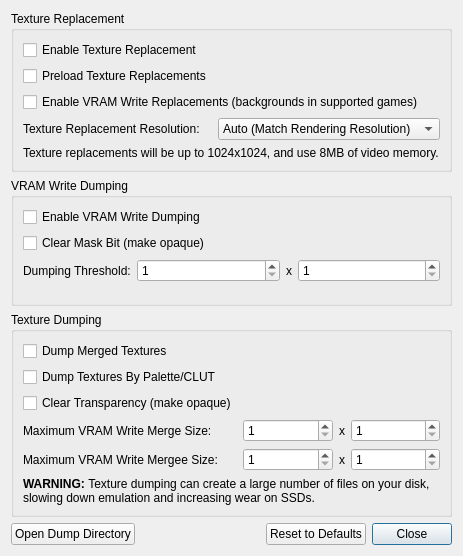
<?xml version="1.0" encoding="UTF-8"?>
<ui version="4.0">
 <class>TextureReplacementSettingsDialog</class>
 <widget class="QDialog" name="TextureReplacementSettingsDialog">
  <property name="windowModality">
   <enum>Qt::WindowModal</enum>
  </property>
  <property name="geometry">
   <rect>
    <x>0</x>
    <y>0</y>
    <width>442</width>
    <height>556</height>
   </rect>
  </property>
  <property name="sizePolicy">
   <sizepolicy hsizetype="Minimum" vsizetype="Minimum">
    <horstretch>0</horstretch>
    <verstretch>0</verstretch>
   </sizepolicy>
  </property>
  <property name="windowTitle">
   <string>Texture Replacement Settings</string>
  </property>
  <property name="windowIcon">
   <iconset resource="resources/resources.qrc">
    <normaloff>:/icons/applications-system.png</normaloff>:/icons/applications-system.png</iconset>
  </property>
  <layout class="QVBoxLayout" name="verticalLayout">
   <item>
    <widget class="QGroupBox" name="groupBox">
     <property name="title">
      <string>Texture Replacement</string>
     </property>
     <layout class="QFormLayout" name="formLayout">
      <item row="0" column="0">
       <widget class="QCheckBox" name="enableTextureReplacement">
        <property name="text">
         <string>Enable Texture Replacement</string>
        </property>
       </widget>
      </item>
      <item row="1" column="0">
       <widget class="QCheckBox" name="preloadTextureReplacements">
        <property name="text">
         <string>Preload Texture Replacements</string>
        </property>
       </widget>
      </item>
      <item row="2" column="0" colspan="2">
       <widget class="QCheckBox" name="enableVRAMWriteReplacement">
        <property name="text">
         <string>Enable VRAM Write Replacements (backgrounds in supported games)</string>
        </property>
       </widget>
      </item>
      <item row="3" column="0">
       <widget class="QLabel" name="label">
        <property name="text">
         <string>Texture Replacement Resolution:</string>
        </property>
       </widget>
      </item>
      <item row="3" column="1">
       <widget class="QComboBox" name="textureReplacementScale">
        <item>
         <property name="text">
          <string>Auto (Match Rendering Resolution)</string>
         </property>
        </item>
        <item>
         <property name="text">
          <string>1x (256x256)</string>
         </property>
        </item>
        <item>
         <property name="text">
          <string>2x (512x512)</string>
         </property>
        </item>
        <item>
         <property name="text">
          <string>3x (768x768)</string>
         </property>
        </item>
        <item>
         <property name="text">
          <string>4x (1024x1024)</string>
         </property>
        </item>
        <item>
         <property name="text">
          <string>5x (1280x1280)</string>
         </property>
        </item>
        <item>
         <property name="text">
          <string>6x (1536x1536)</string>
         </property>
        </item>
        <item>
         <property name="text">
          <string>7x (1792x1792)</string>
         </property>
        </item>
        <item>
         <property name="text">
          <string>8x (2048x2048)</string>
         </property>
        </item>
        <item>
         <property name="text">
          <string>9x (2304x2304)</string>
         </property>
        </item>
        <item>
         <property name="text">
          <string>10x (2560x2560)</string>
         </property>
        </item>
       </widget>
      </item>
      <item row="4" column="0" colspan="2">
       <widget class="QLabel" name="vramUsage">
        <property name="text">
         <string>Texture replacements will be up to 1024x1024, and use 8MB of video memory.</string>
        </property>
        <property name="wordWrap">
         <bool>true</bool>
        </property>
       </widget>
      </item>
     </layout>
    </widget>
   </item>
   <item>
    <widget class="QGroupBox" name="groupBox_2">
     <property name="title">
      <string>VRAM Write Dumping</string>
     </property>
     <layout class="QFormLayout" name="formLayout_2">
      <item row="0" column="0" colspan="2">
       <widget class="QCheckBox" name="enableVRAMWriteDumping">
        <property name="text">
         <string>Enable VRAM Write Dumping</string>
        </property>
       </widget>
      </item>
      <item row="1" column="0" colspan="2">
       <widget class="QCheckBox" name="VRAMWriteDumpingClearMaskBit">
        <property name="text">
         <string>Clear Mask Bit (make opaque)</string>
        </property>
       </widget>
      </item>
      <item row="2" column="0">
       <widget class="QLabel" name="dumpingThreshold">
        <property name="text">
         <string>Dumping Threshold:</string>
        </property>
       </widget>
      </item>
      <item row="2" column="1">
       <layout class="QHBoxLayout" name="horizontalLayout" stretch="1,0,1">
        <item>
         <widget class="QSpinBox" name="VRAMWriteDumpingWidthThreshold">
          <property name="minimum">
           <number>1</number>
          </property>
          <property name="maximum">
           <number>1024</number>
          </property>
         </widget>
        </item>
        <item>
         <widget class="QLabel" name="label_4">
          <property name="text">
           <string>x</string>
          </property>
         </widget>
        </item>
        <item>
         <widget class="QSpinBox" name="VRAMWriteDumpingHeightThreshold">
          <property name="minimum">
           <number>1</number>
          </property>
          <property name="maximum">
           <number>512</number>
          </property>
         </widget>
        </item>
       </layout>
      </item>
     </layout>
    </widget>
   </item>
   <item>
    <widget class="QGroupBox" name="groupBox_3">
     <property name="title">
      <string>Texture Dumping</string>
     </property>
     <layout class="QFormLayout" name="formLayout_3">
      <item row="0" column="0">
       <widget class="QCheckBox" name="textureDumpVRAMWriteGroups">
        <property name="text">
         <string>Dump Merged Textures</string>
        </property>
       </widget>
      </item>
      <item row="1" column="0">
       <widget class="QCheckBox" name="textureDumpCLUTGroups">
        <property name="text">
         <string>Dump Textures By Palette/CLUT</string>
        </property>
       </widget>
      </item>
      <item row="2" column="0">
       <widget class="QCheckBox" name="textureDumpForceOpaque">
        <property name="text">
         <string>Clear Transparency (make opaque)</string>
        </property>
       </widget>
      </item>
      <item row="3" column="0">
       <widget class="QLabel" name="maxMergeSize">
        <property name="text">
         <string>Maximum VRAM Write Merge Size:</string>
        </property>
       </widget>
      </item>
      <item row="3" column="1">
       <layout class="QHBoxLayout" name="horizontalLayout_3" stretch="1,0,1">
        <item>
         <widget class="QSpinBox" name="textureDumpMaxMergeWidth">
          <property name="minimum">
           <number>1</number>
          </property>
          <property name="maximum">
           <number>1024</number>
          </property>
         </widget>
        </item>
        <item>
         <widget class="QLabel" name="label_5">
          <property name="text">
           <string>x</string>
          </property>
         </widget>
        </item>
        <item>
         <widget class="QSpinBox" name="textureDumpMaxMergeHeight">
          <property name="minimum">
           <number>1</number>
          </property>
          <property name="maximum">
           <number>512</number>
          </property>
         </widget>
        </item>
       </layout>
      </item>
      <item row="4" column="0">
       <widget class="QLabel" name="maxMergeeSize">
        <property name="text">
         <string>Maximum VRAM Write Mergee Size:</string>
        </property>
       </widget>
      </item>
      <item row="4" column="1">
       <layout class="QHBoxLayout" name="horizontalLayout_4" stretch="1,0,1">
        <item>
         <widget class="QSpinBox" name="textureDumpMaxMergeeWidth">
          <property name="minimum">
           <number>1</number>
          </property>
          <property name="maximum">
           <number>1024</number>
          </property>
         </widget>
        </item>
        <item>
         <widget class="QLabel" name="label_6">
          <property name="text">
           <string>x</string>
          </property>
         </widget>
        </item>
        <item>
         <widget class="QSpinBox" name="textureDumpMaxMergeeHeight">
          <property name="minimum">
           <number>1</number>
          </property>
          <property name="maximum">
           <number>512</number>
          </property>
         </widget>
        </item>
       </layout>
      </item>
      <item row="5" column="0" colspan="2">
       <widget class="QLabel" name="label_2">
        <property name="text">
         <string>&lt;b&gt;WARNING: &lt;/b&gt;Texture dumping can create a large number of files on your disk, slowing down emulation and increasing wear on SSDs.</string>
        </property>
        <property name="textFormat">
         <enum>Qt::RichText</enum>
        </property>
        <property name="wordWrap">
         <bool>true</bool>
        </property>
       </widget>
      </item>
     </layout>
    </widget>
   </item>
   <item>
    <layout class="QHBoxLayout" name="horizontalLayout_2">
     <item>
      <widget class="QPushButton" name="openDumpDirectory">
       <property name="text">
        <string>Open Dump Directory</string>
       </property>
      </widget>
     </item>
     <item>
      <spacer name="horizontalSpacer">
       <property name="orientation">
        <enum>Qt::Horizontal</enum>
       </property>
       <property name="sizeHint" stdset="0">
        <size>
         <width>40</width>
         <height>20</height>
        </size>
       </property>
      </spacer>
     </item>
     <item>
      <widget class="QPushButton" name="resetToDefaults">
       <property name="text">
        <string>Reset to Defaults</string>
       </property>
      </widget>
     </item>
     <item>
      <widget class="QPushButton" name="closeButton">
       <property name="text">
        <string>Close</string>
       </property>
       <property name="default">
        <bool>true</bool>
       </property>
      </widget>
     </item>
    </layout>
   </item>
  </layout>
 </widget>
 <resources>
  <include location="resources/resources.qrc"/>
 </resources>
 <connections/>
</ui>
